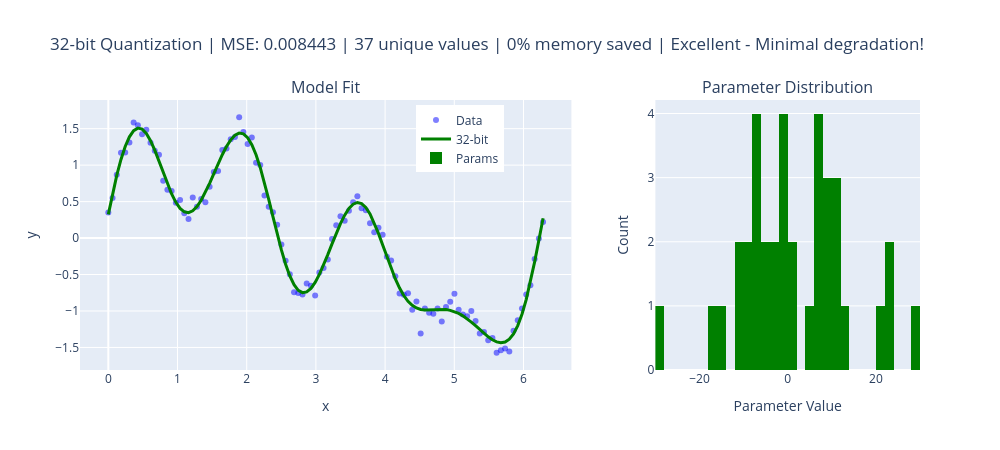

Here is the notebook cell this chart was saved with:
### Markdown cell above
---
## 7. Interactive Quantization Explorer

**Run this cell multiple times** to cycle through different quantization levels and see the effect in real-time.

### Code cell
# Interactive quantization explorer
import os

# Toggle state
state_file = '/tmp/quant_toggle_state.txt'
if os.path.exists(state_file):
    with open(state_file, 'r') as f:
        current_idx = int(f.read().strip())
else:
    current_idx = -1

bit_options = [32, 16, 8, 6, 4, 3, 2]
current_idx = (current_idx + 1) % len(bit_options)
current_bits = bit_options[current_idx]

with open(state_file, 'w') as f:
    f.write(str(current_idx))

# Load trained model
model.load_state_dict(trained_state)

# Quantize
if current_bits == 32:
    q_model = model
else:
    q_model = quantize_model(model, current_bits)

# Get predictions and parameters
with torch.no_grad():
    pred = q_model(x_normalized).numpy().flatten()
    pred_32 = model(x_normalized).numpy().flatten()

mse = evaluate_model(q_model, x_normalized, y_tensor)
params = get_all_params(q_model)
unique_values = len(np.unique(params))
memory_savings = (1 - current_bits / 32) * 100

# Create visualization
fig = make_subplots(
    rows=1, cols=2,
    column_widths=[0.65, 0.35],
    subplot_titles=('Model Fit', 'Parameter Distribution')
)

# Data
fig.add_trace(go.Scatter(
    x=x, y=y, mode='markers',
    marker=dict(size=6, color='blue', opacity=0.5),
    name='Data'
), row=1, col=1)

# 32-bit reference (dashed)
if current_bits != 32:
    fig.add_trace(go.Scatter(
        x=x, y=pred_32, mode='lines',
        line=dict(color='lightgray', width=2, dash='dash'),
        name='32-bit ref'
    ), row=1, col=1)

# Current quantization
color = 'green' if current_bits >= 8 else 'orange' if current_bits >= 4 else 'red'
fig.add_trace(go.Scatter(
    x=x, y=pred, mode='lines',
    line=dict(color=color, width=3),
    name=f'{current_bits}-bit'
), row=1, col=1)

# Parameter histogram
fig.add_trace(go.Histogram(
    x=params, nbinsx=min(unique_values * 2, 50),
    marker_color=color,
    name='Params'
), row=1, col=2)

fig.update_xaxes(title_text='x', row=1, col=1)
fig.update_yaxes(title_text='y', row=1, col=1)
fig.update_xaxes(title_text='Parameter Value', row=1, col=2)
fig.update_yaxes(title_text='Count', row=1, col=2)

# Status message
if current_bits >= 8:
    status = "Excellent - Minimal degradation!"
elif current_bits >= 4:
    status = "Good - Some degradation"
else:
    status = "Poor - Significant degradation"

fig.update_layout(
    title=f'{current_bits}-bit Quantization | MSE: {mse:.6f} | {unique_values} unique values | {memory_savings:.0f}% memory saved | {status}',
    width=1000, height=450,
    showlegend=True,
    legend=dict(x=0.4, y=0.98)
)

fig.show()

print(f"\n{current_bits}-bit quantization:")
print(f"  Unique parameter values: {unique_values}")
print(f"  MSE: {mse:.6f}")
print(f"  Memory savings: {memory_savings:.0f}%")
print(f"\nRun again to try next level: {bit_options[(current_idx + 1) % len(bit_options)]}-bit")

### Figure 1 — Plotly figure (JSON) as saved in the notebook; plotly's stock layout.template omitted (floating-point values rounded to 4 significant figures)
{"data": [{"marker": {"color": "blue", "opacity": 0.5, "size": 6}, "mode": "markers", "name": "Data", "type": "scatter", "x": [0.0, 0.061, 0.122, 0.183, 0.244, 0.305, 0.366, 0.427, 0.488, 0.549, 0.61, 0.671, 0.732, 0.793, 0.854, 0.915, 0.976, 1.037, 1.098, 1.159, 1.22, 1.281, 1.342, 1.403, 1.464, 1.525, 1.586, 1.647, 1.708, 1.769, 1.83, 1.891, 1.952, 2.013, 2.074, 2.135, 2.196, 2.257, 2.318, 2.379, 2.44, 2.501, 2.562, 2.623, 2.684, 2.745, 2.806, 2.867, 2.928, 2.989, 3.05, 3.111, 3.172, 3.233, 3.294, 3.355, 3.416, 3.477, 3.538, 3.599, 3.66, 3.721, 3.782, 3.843, 3.904, 3.965, 4.026, 4.087, 4.148, 4.209, 4.27, 4.331, 4.392, 4.453, 4.514, 4.575, 4.636, 4.697, 4.758, 4.819, 4.88, 4.941, 5.002, 5.063, 5.124, 5.185, 5.246, 5.307, 5.368, 5.429, 5.49, 5.551, 5.612, 5.673, 5.734, 5.795, 5.856, 5.917, 5.978, 6.039, 6.1, 6.161, 6.222, 6.283], "xaxis": "x", "y": [0.3497, 0.5479, 0.8687, 1.17, 1.173, 1.31, 1.583, 1.548, 1.425, 1.485, 1.306, 1.199, 1.141, 0.7859, 0.6631, 0.6456, 0.4835, 0.5235, 0.3389, 0.2604, 0.5562, 0.4305, 0.5359, 0.4904, 0.7029, 0.9055, 0.9198, 1.207, 1.228, 1.354, 1.386, 1.656, 1.454, 1.291, 1.377, 1.033, 1.002, 0.5841, 0.4283, 0.3532, 0.1813, -0.0899, -0.3122, -0.4952, -0.7415, -0.7536, -0.7725, -0.6222, -0.6537, -0.7874, -0.4707, -0.4103, -0.2934, -0.01325, 0.1759, 0.3001, 0.2362, 0.3747, 0.4915, 0.573, 0.408, 0.3822, 0.2026, 0.07816, 0.1419, 0.04443, -0.2574, -0.3083, -0.5233, -0.7609, -0.778, -0.7553, -0.983, -0.8684, -1.309, -0.9659, -1.025, -1.037, -0.9673, -1.145, -0.9442, -0.8736, -0.7636, -0.9826, -1.049, -1.073, -1.0, -1.138, -1.308, -1.286, -1.401, -1.371, -1.572, -1.539, -1.516, -1.554, -1.27, -1.126, -0.9668, -0.7733, -0.6476, -0.2858, -0.006051, 0.2198], "yaxis": "y"}, {"line": {"color": "green", "width": 3}, "mode": "lines", "name": "32-bit", "type": "scatter", "x": [0.0, 0.061, 0.122, 0.183, 0.244, 0.305, 0.366, 0.427, 0.488, 0.549, 0.61, 0.671, 0.732, 0.793, 0.854, 0.915, 0.976, 1.037, 1.098, 1.159, 1.22, 1.281, 1.342, 1.403, 1.464, 1.525, 1.586, 1.647, 1.708, 1.769, 1.83, 1.891, 1.952, 2.013, 2.074, 2.135, 2.196, 2.257, 2.318, 2.379, 2.44, 2.501, 2.562, 2.623, 2.684, 2.745, 2.806, 2.867, 2.928, 2.989, 3.05, 3.111, 3.172, 3.233, 3.294, 3.355, 3.416, 3.477, 3.538, 3.599, 3.66, 3.721, 3.782, 3.843, 3.904, 3.965, 4.026, 4.087, 4.148, 4.209, 4.27, 4.331, 4.392, 4.453, 4.514, 4.575, 4.636, 4.697, 4.758, 4.819, 4.88, 4.941, 5.002, 5.063, 5.124, 5.185, 5.246, 5.307, 5.368, 5.429, 5.49, 5.551, 5.612, 5.673, 5.734, 5.795, 5.856, 5.917, 5.978, 6.039, 6.1, 6.161, 6.222, 6.283], "xaxis": "x", "y": [0.3242, 0.6064, 0.8598, 1.078, 1.256, 1.388, 1.473, 1.508, 1.493, 1.434, 1.335, 1.205, 1.055, 0.8972, 0.7431, 0.6041, 0.4897, 0.4068, 0.3595, 0.349, 0.3744, 0.4325, 0.5186, 0.6268, 0.7506, 0.8827, 1.016, 1.143, 1.255, 1.346, 1.41, 1.439, 1.428, 1.376, 1.28, 1.142, 0.9656, 0.7588, 0.5307, 0.2929, 0.05762, -0.1629, -0.358, -0.5187, -0.6391, -0.7159, -0.7485, -0.7387, -0.6902, -0.6083, -0.4991, -0.3697, -0.2274, -0.08011, 0.06443, 0.1984, 0.3142, 0.4049, 0.4644, 0.4882, 0.4734, 0.4199, 0.3299, 0.2088, 0.06413, -0.09488, -0.2582, -0.4162, -0.5607, -0.6859, -0.7882, -0.8667, -0.9225, -0.9584, -0.9781, -0.9859, -0.9861, -0.9825, -0.9786, -0.9774, -0.981, -0.9911, -1.008, -1.034, -1.066, -1.106, -1.152, -1.201, -1.253, -1.305, -1.353, -1.394, -1.423, -1.435, -1.425, -1.386, -1.313, -1.2, -1.043, -0.8429, -0.6016, -0.327, -0.03061, 0.2729], "yaxis": "y"}, {"marker": {"color": "green"}, "name": "Params", "nbinsx": 50, "type": "histogram", "x": [13.53, 21.25, -0.5262, 22.06, -7.824, 10.04, -7.731, 10.71, 28.45, -16.11, 22.34, 8.89, -8.7, -7.995, 10.1, -2.633, 6.91, -3.261, 1.417, -5.593, -28.26, -0.3442, -14.01, -1.511, 8.912, -11.94, -1.906, -9.572, 8.3, 6.937, -5.499, 6.972, 6.078, -7.189, -10.23, 4.671, 0.8634], "xaxis": "x2", "yaxis": "y2"}], "layout": {"annotations": [{"font": {"size": 16}, "showarrow": false, "text": "Model Fit", "x": 0.2925, "xanchor": "center", "xref": "paper", "y": 1.0, "yanchor": "bottom", "yref": "paper"}, {"font": {"size": 16}, "showarrow": false, "text": "Parameter Distribution", "x": 0.8425, "xanchor": "center", "xref": "paper", "y": 1.0, "yanchor": "bottom", "yref": "paper"}], "height": 450, "legend": {"x": 0.4, "y": 0.98}, "showlegend": true, "title": {"text": "32-bit Quantization | MSE: 0.008443 | 37 unique values | 0% memory saved | Excellent - Minimal degradation!"}, "width": 1000, "xaxis": {"anchor": "y", "domain": [0.0, 0.585], "title": {"text": "x"}}, "xaxis2": {"anchor": "y2", "domain": [0.685, 1.0], "title": {"text": "Parameter Value"}}, "yaxis": {"anchor": "x", "domain": [0.0, 1.0], "title": {"text": "y"}}, "yaxis2": {"anchor": "x2", "domain": [0.0, 1.0], "title": {"text": "Count"}}}}
